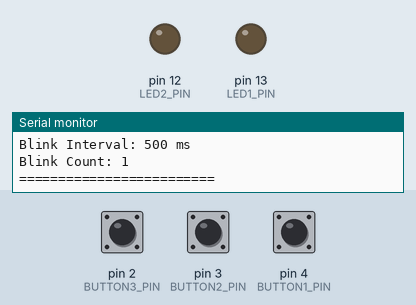
Simulated run of this sketch. Board: Arduino Uno, built with avr-gcc and run on an emulated ATmega328P. Parts: output pins drawn as LEDs (lit = HIGH), the last lines printed to the serial monitor. Dashed ring = blinking. The inputs (shaded band) are chosen by the test bench; at power-on: pin 4 (BUTTON1_PIN) HIGH, pin 2 (BUTTON3_PIN) HIGH, pin 3 (BUTTON2_PIN) HIGH.

Above: at 1.2 s.
1.3 s: pin 4 (BUTTON1_PIN) pulled LOW for 0.15 s
At 1.7 s:
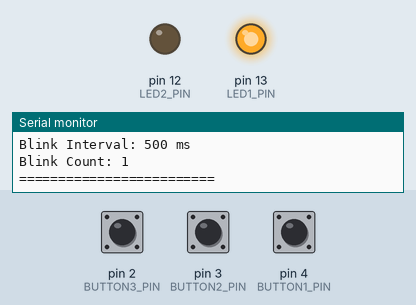
2.9 s: pin 4 (BUTTON1_PIN) pulled LOW for 1 s
At 3.16 s:
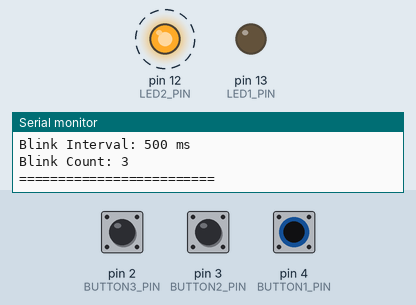
6.4 s: pin 4 (BUTTON1_PIN) pulled LOW for 3.2 s
At 6.8 s:
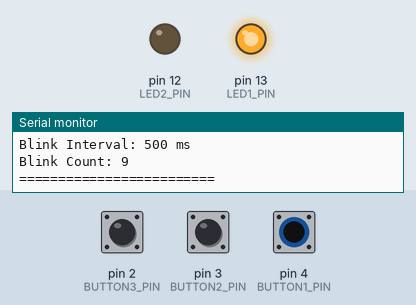
11.1 s: pin 4 (BUTTON1_PIN) pulsed LOW 2 times (0.12 s each, 0.3 s apart)
At 11.26 s:
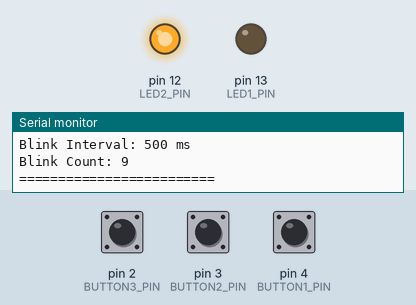
Timing chart, 0 to 14.1 s (numbered marks = the images above; inputs shaded):
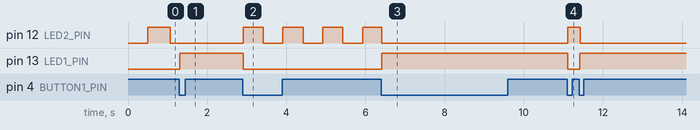

The sketch:

lab2.ino
```cpp
#include <stdio.h>

//===========================================
// GLOBAL SIGNALS (Provider/Consumer)
//===========================================
volatile bool led1State = false;        // Task1 provides, Task2 consumes
volatile int blinkInterval = 500;       // Task3 provides, Task2 consumes
volatile int blinkCount = 0;            // Task2 provides, Idle consumes
volatile bool led2State = false;        // Task2 provides, Idle consumes

//===========================================
// PIN DEFINITIONS
//===========================================
#define LED1_PIN 13
#define LED2_PIN 12
#define BUTTON1_PIN 4
#define BUTTON2_PIN 3
#define BUTTON3_PIN 2

//===========================================
// TIMING CONFIGURATION
//===========================================
#define TASK1_PERIOD 50
#define TASK2_PERIOD 10
#define TASK3_PERIOD 50
#define IDLE_PERIOD 1000

unsigned long task1LastRun = 0;
unsigned long task2LastRun = 0;
unsigned long task3LastRun = 0;
unsigned long idleLastRun = 0;
unsigned long led2LastToggle = 0;

//===========================================
// STDIO MODULE
//===========================================
int serialPutchar(char c, FILE *stream) {
    Serial.write(c);
    return c;
}

FILE serialStream;

void stdioInit(void) {
    fdev_setup_stream(&serialStream, serialPutchar, NULL, _FDEV_SETUP_WRITE);
    stdout = &serialStream;
}

//===========================================
// LED MODULE
//===========================================
void ledInit(void) {
    pinMode(LED1_PIN, OUTPUT);
    pinMode(LED2_PIN, OUTPUT);
    digitalWrite(LED1_PIN, LOW);
    digitalWrite(LED2_PIN, LOW);
}

void led1On(void) {
    digitalWrite(LED1_PIN, HIGH);
    led1State = true;
}

void led1Off(void) {
    digitalWrite(LED1_PIN, LOW);
    led1State = false;
}

void led1Toggle(void) {
    if (led1State) {
        led1Off();
    } else {
        led1On();
    }
}

void led2On(void) {
    digitalWrite(LED2_PIN, HIGH);
    led2State = true;
}

void led2Off(void) {
    digitalWrite(LED2_PIN, LOW);
    led2State = false;
}

void led2Toggle(void) {
    if (led2State) {
        led2Off();
    } else {
        led2On();
    }
    blinkCount++;
}

//===========================================
// BUTTON MODULE
//===========================================
bool button1Pressed = true;
bool button2Pressed = true;
bool button3Pressed = true;

void buttonInit(void) {
    pinMode(BUTTON1_PIN, INPUT_PULLUP);
    pinMode(BUTTON2_PIN, INPUT_PULLUP);
    pinMode(BUTTON3_PIN, INPUT_PULLUP);
}

bool button1IsPressed(void) {
    return digitalRead(BUTTON1_PIN) == LOW;
}

bool button2IsPressed(void) {
    return digitalRead(BUTTON2_PIN) == LOW;
}

bool button3IsPressed(void) {
    return digitalRead(BUTTON3_PIN) == LOW;
}

//===========================================
// TASK 1: Button LED Toggle
// Provider: led1State
//===========================================
void task1_ButtonLED(void) {
    unsigned long currentTime = millis();

    if (currentTime - task1LastRun >= TASK1_PERIOD) {
        task1LastRun = currentTime;

        bool currentState = button1IsPressed();

        // Detect rising edge (button just pressed)
        if (currentState && !button1Pressed) {
            led1Toggle();
        }

        button1Pressed = currentState;
    }
}

//===========================================
// TASK 2: Blinking LED
// Consumer: led1State, blinkInterval
// Provider: blinkCount, led2State
//===========================================
void task2_BlinkLED(void) {
    unsigned long currentTime = millis();

    if (currentTime - task2LastRun >= TASK2_PERIOD) {
        task2LastRun = currentTime;

        // LED2 blinks only when LED1 is OFF
        if (!led1State) {
            if (currentTime - led2LastToggle >= blinkInterval) {
                led2LastToggle = currentTime;
                led2Toggle();
            }
        } else {
            // LED1 is ON, so turn off LED2
            if (led2State) {
                led2Off();
            }
        }
    }
}

//===========================================
// TASK 3: Blink Interval Control
// Provider: blinkInterval
//===========================================
void task3_IntervalControl(void) {
    unsigned long currentTime = millis();

    if (currentTime - task3LastRun >= TASK3_PERIOD) {
        task3LastRun = currentTime;

        bool btn2State = button2IsPressed();
        bool btn3State = button3IsPressed();

        // Button 2: Increment interval
        if (btn2State && !button2Pressed) {
            blinkInterval += 100;
            if (blinkInterval > 2000) {
                blinkInterval = 2000;
            }
        }

        // Button 3: Decrement interval
        if (btn3State && !button3Pressed) {
            blinkInterval -= 100;
            if (blinkInterval < 100) {
                blinkInterval = 100;
            }
        }

        button2Pressed = btn2State;
        button3Pressed = btn3State;
    }
}

//===========================================
// IDLE TASK: Reporting via STDIO
// Consumer: led1State, led2State, blinkCount, blinkInterval
//===========================================
void idleTask_Report(void) {
    unsigned long currentTime = millis();

    if (currentTime - idleLastRun >= IDLE_PERIOD) {
        idleLastRun = currentTime;

        printf("===== SYSTEM STATUS =====\n");
        printf("LED1 (Main): %s\n", led1State ? "ON" : "OFF");
        printf("LED2 (Blink): %s\n", led2State ? "ON" : "OFF");
        printf("Blink Interval: %d ms\n", blinkInterval);
        printf("Blink Count: %d\n", blinkCount);
        printf("=========================\n\n");
    }
}

//===========================================
// SETUP
//===========================================
void setup() {
    Serial.begin(9600);
    stdioInit();
    ledInit();
    buttonInit();

    printf("Sequential Task System Started\n");
    printf("Button 1: Toggle LED1\n");
    printf("Button 2: Increase blink interval\n");
    printf("Button 3: Decrease blink interval\n\n");
}

//===========================================
// MAIN LOOP - Sequential Execution
//===========================================
void loop() {
    task1_ButtonLED();
    task2_BlinkLED();
    task3_IntervalControl();
    idleTask_Report();
}
```

Measured:
- after the input at 1.3 s, pin 12 (LED2_PIN): stays LOW (without the input it goes to HIGH after 0.26 s); pin 13 (LED1_PIN): LOW → HIGH at once
- after the input at 2.9 s, pin 12 (LED2_PIN): alternates HIGH for 0.51 s and LOW for 0.50 s, starting at once; pin 13 (LED1_PIN): HIGH → LOW at once
- after the input at 6.4 s, pin 12 (LED2_PIN): goes on until 6.4 s, then stays LOW; pin 13 (LED1_PIN): LOW → HIGH at once
- after the input at 11.1 s, pin 12 (LED2_PIN): LOW → HIGH at once, → LOW 0.31 s later; pin 13 (LED1_PIN): HIGH → LOW at once, → HIGH 0.30 s later
